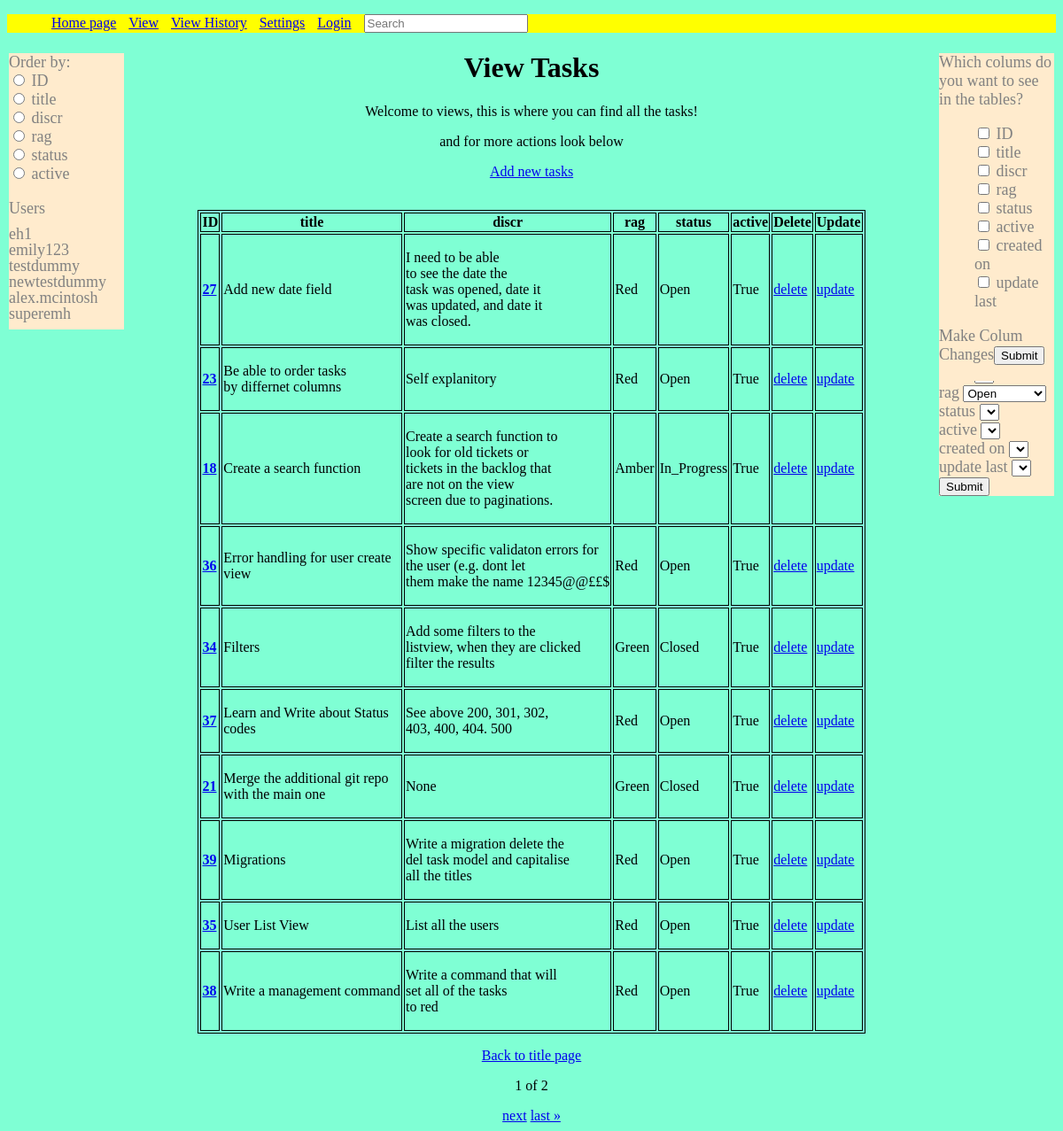
Before: /view/ with the older database file.
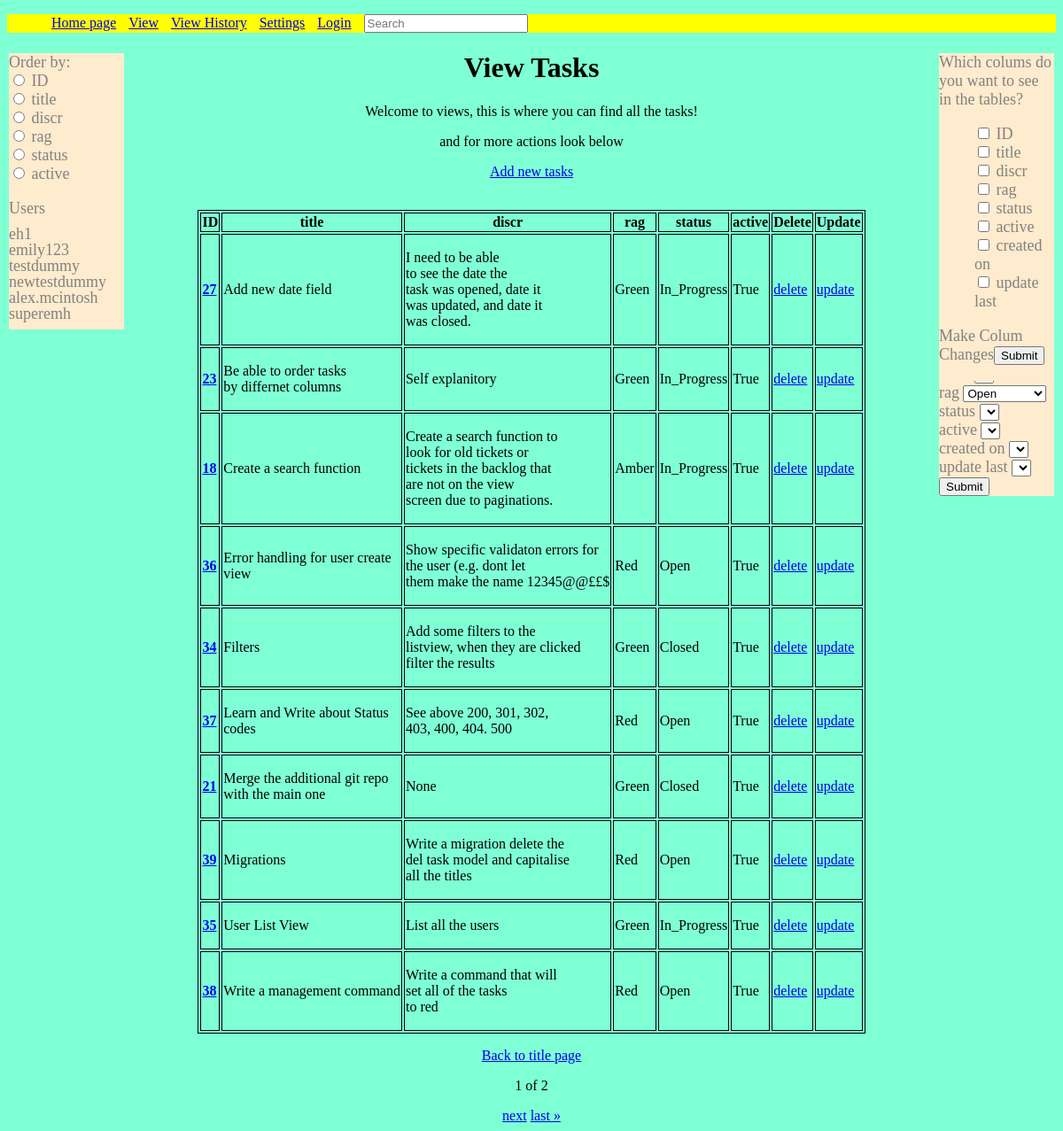
After: the same page with the newer database file.
### taskmanager/models.py (models this page shows, shortened)
class Task(models.Model):
    title = models.CharField(max_length=255)
    discr = models.CharField(max_length=255)
    rag = models.CharField(max_length=255)
    status = models.CharField(max_length=255)
    active = models.BooleanField(default=True)
    created_on = models.DateField(auto_now_add=True)
    update_last = models.DateField(auto_now=True)

### taskmanager/views.py (the view, shortened to what this page needs)
# urls.py: path("view/", views.TaskListView.as_view(), name="view_tasks"),
class TaskListView(ContextDataMixim, generic.ListView):
    model = Task
    title = "View"
    template_name = "view.html"
    context_object_name = "model"
    paginate_by = 10
    ordering = ["id"]
    def get_queryset(self) -> QuerySet[Any]:
        initial_order = self.request.GET.get("order")
        default_order = (
            "title"
            if initial_order not in [f.name for f in Task._meta.get_fields()]
            else initial_order
        )
        order_by = self.request.GET.get("order_by", default_order)
        return Task.objects.all().order_by(order_by)
    def get_context_data(self, **kwargs):
        context = super().get_context_data(**kwargs)
        context["order_by"] = self.request.GET.get("order_by")
        return context

### my_task_manager/custom_filters.py (called while the page is built)
@register.filter(name="add_line_breaks")
def add_line_breaks(inputted, line_break_num):
    words = inputted.split()
    result = []
    for i, word in enumerate(words, start=1):
        result.append(word)
        if i % line_break_num == 0 and i != len(words):
            result.append("\n")
    result = " ".join(result)
    return result

### taskmanager/forms.py (called while the page is built)
    def form_type(self):
        field_types = {}
        for field_name in self.base_fields.items():
            fields = self.base_fields[field_name[0]]
            field_types[field_name] = type(fields)
        return field_types

### taskmanager/views.py (called while the page is built)
    def get_context_data(self, **kwargs: Any) -> dict[str, Any]:
        context = super().get_context_data(**kwargs)
        context["fields"] = Task._meta.fields
        context["title"] = self.title
        context["user"] = User.objects.all()
        order_by_param = self.request.GET.get("order_by")
        if order_by_param:
            context["filter"] = Task.objects.order_by(order_by_param)
        else:
            context["filter"] = Task.objects.all()
        context["status_choices"] = TaskForm.status_choices
        context["active_choices"] = TaskForm.active_choices
        context["field_form_type"] = TaskForm().form_type()
        return context

### taskmanager/templates/view.html (shortened to what this page needs)
{% extends "base_layout.html" %}
{% load static %} {% load mytags %}
        {% block content %}
        <div class="main">
        <body>
        <h1>View Tasks</h1>
        <p>Welcome to views, this is where you can find all the tasks!</p>
        <p>and for more actions look below</p>
        <p><a href="create">Add new tasks</a></p>
            <div class="sidenav">
                <form id="order_by" method="GET">
                    <label for="order_by">Order by:</label>
                    {% for field in fields %}{% if field.name != 'created_on' and field.name != 'update_last' %}
                        <br>
                        <input type="radio" id="{{ field.name }}" name="order_by" value="{{ field.name }}" onchange="submitForm()">
                        <label for="{{ field.name }}">{{ field.verbose_name }}</label>
                    {% endif %}
                    {% endfor %}
                </form>
                <p>Users</p>
                {% for use in user %}
                    <ul><a href={% url 'user_view' use %}>{{use}}</a></ul>
                {% endfor %}
            </div>
            <div class="right-sidenav">
                <form id="filter_colum" method="GET">
                    <label for="filter_colum">Filter colums:</label>
                    {% for field in fields %}
                        <br>
                        <label for="{{ field.name }}">{{ field.verbose_name }}</label>
                    {% endfor %}
                    <br>
                    <p>---------------</p>
                <form id="filter_input_option" method="GET">
                    <label for="filter_input_option">Filter data you wish to see</lable>
                        {% for field in fields %}
                            <br>{{ field.verbose_name }}
                            <select name="{{ field.name }}" id="{{ field.name }}">
                                {% for choice in status_choices %}
                                    {% if field.name == "rag" %}
                                        <option value="{{ choice.0 }}">{{ choice.0 }}</option>
                                    {% endif %}
                                {% endfor %}
                            </select>
                        {% endfor %}
                    <br><input type="submit">
                </form>
            </div>
        <br>
        <div class="right-sidenav">
            <p1>Which colums do you want to see in the tables?</p1>
            <form id="colum_filter" method="GET">
            <ul>
                {% for field in fields %}
                    <li>
                        <input type="checkbox" id="{{ field.name }}" name="colum_filter" value="{{ field.name }}">
                        <label for="{{field.name}}">{{field.verbose_name}}</lable>
                    </li>
                {% endfor %}
            </ul>
            <p>Make Colum Changes<input type="submit"></p>
        </form>
        </div>
    </body>
    </div>
{% endblock %}
{% block table %}
<table class="center">
    {% for field in fields %}
        {% if field.verbose_name != 'created on' and field.verbose_name != 'update last' %}
        <th>{{ field.verbose_name }}</th>
        {% endif %}
    {% endfor %}
    <th>Delete</th>
    <th>Update</th>
    {% for task in model %}
        <tr>
            <td>
                <a href="{% url 'detail' task.id %}"><b>{{ task.id }}</b></a>
            </td>
            <td>{{ task.title|capfirst|add_line_breaks:5|linebreaks }}</td>
            <td>{{ task.discr|capfirst|add_line_breaks:5|linebreaks }}</td>
            <td>{{ task.rag }}</td>
            <td>{{ task.status }}</td>
            <td>{{ task.active }}</td>
            <td><a href="{% url 'delete' task.id %}">delete</a></td>
            <td><a href="{% url 'update' task.id %}">update</a></td>
        </tr>
    {% endfor %}
</table>
{% endblock %}

### taskmanager/templates/base_layout.html (shortened to what this page needs)
{% load static %}{% load mytags %}
<!DOCTYPE html>
<html>
{% block head %}
<head>
    <head>
    <link rel="stylesheet" href="{% static 'mainstatic.css' %}">
</head>
<div class="top">
    <ul>
        <li><a href="{% url 'main' %}">Home page</a></li>
        <li><a href="{% url 'view_tasks' %}">View</a></li>
        <li><a href="{% url 'view_history'%}">View History</a></li>
        <li><a href="{% url 'settings' %}">Settings</a></li>
        {% if user.is_authenticated %}
            <li><a href="{% url 'logout' %}">Logout</a></li>
            <li><a href="">Logged in as {{user}}</a></li>
        {% else %}
            <li><a href="{% url 'login' %}">Login</a></li>
        {% endif %}
        <li><a>
            <form action="{% url 'search' %}" method="GET">
                <input type="text" name="lookup" value="{{ request.GET.lookup }}" placeholder="Search">
            </form>
        </a>
        </li>
    </ul>
</div>
{% endblock %}
{% block content %}{% endblock %}
{% block table %}{% endblock %}
{% block pagin %}
<div class='pagination-container'>
<p><a href="{% url 'main' %}">Back to title page</a></p>
    <div class="pagination">
        <span class="step-links">
            <span class="current">
                <p>{{page_obj.number}} of {{page_obj.paginator.num_pages}}</p>
            </span>
            {% if page_obj.has_next %}
                <a href="?page={{ page_obj.next_page_number }}">next</a>
                <a href="?page={{ page_obj.paginator.num_pages }}">last &raquo;</a>
            {% endif %}
        </span>
    </div>
{% endblock %}
</html>

### taskmanager/static/mainstatic.css (style rules this page uses)
body { background-color: aquamarine; }
.top ul { background-color: yellow; }
.top ul li { display: inline-block; margin-left: 10px; list-style-type: none; }
.main { text-align: center; }
table, th, td { border: 1px solid black; }
table.center { margin-left: auto; margin-right: auto; }
.sidenav { background-color: blanchedalmond; color: #818181; width: 130px; position: absolute; z-index: 1; top: 60px; left: 10px; overflow-x: hidden; font-size: 15px; text-align: left; }
.sidenav a { list-style-type: none; text-decoration: none; color: #818181; display: block; line-height: 0; padding-left: 0px; }
.sidenav ul { list-style-type: none; padding-left: 0px; font-size: 10px; }
.right-sidenav { background-color: blanchedalmond; color: #818181; width: 130px; position: absolute; z-index: 1; top: 60px; left: auto; right: 10px; overflow-x: hidden; font-size: 25px; text-align: left; }
.right-sidenav ul { list-style-type: none; padding-right: 0px; }
.sidenav { background-color: blanchedalmond; color: #818181; width: 130px; position: absolute; z-index: 1; top: 60px; left: 10px; overflow-x: hidden; font-size: 18px; text-align: left; }
.sidenav ul { list-style-type: none; padding-left: 0px; font-size: 18px; }
.right-sidenav { background-color: blanchedalmond; color: #818181; width: 130px; position: absolute; z-index: 1; top: 60px; right: 10px; overflow-x: hidden; font-size: 18px; text-align: left; }
.right-sidenav ul { list-style-type: none; padding-right: 10px; font-size: 18px; }
.pagination-container { text-align: center; }

Changed rows visible on the page:
changed Task "Add new date field": rag "Red" → "Green"; status "Open" → "In_Progress"
changed Task "Be able to order tasks by differnet columns": rag "Red" → "Green"; status "Open" → "In_Progress"
changed Task "User List View": rag "Red" → "Green"; status "Open" → "In_Progress"
